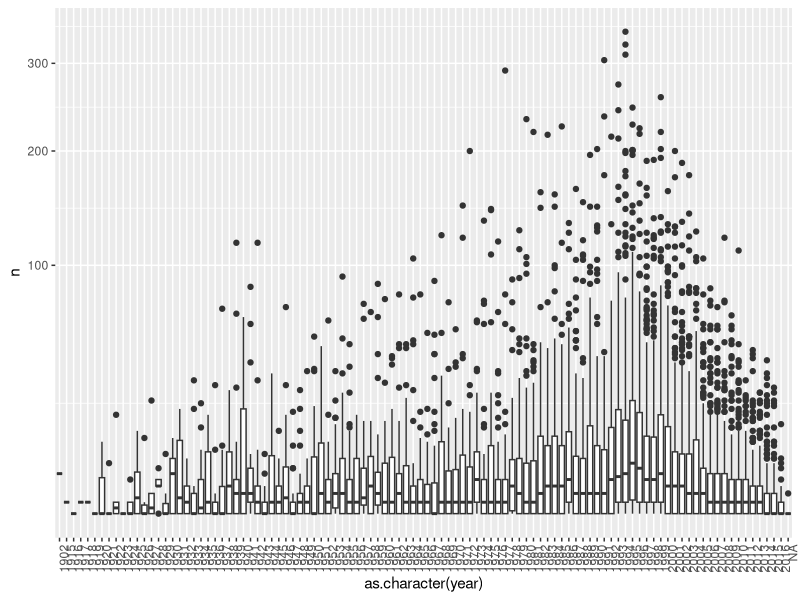
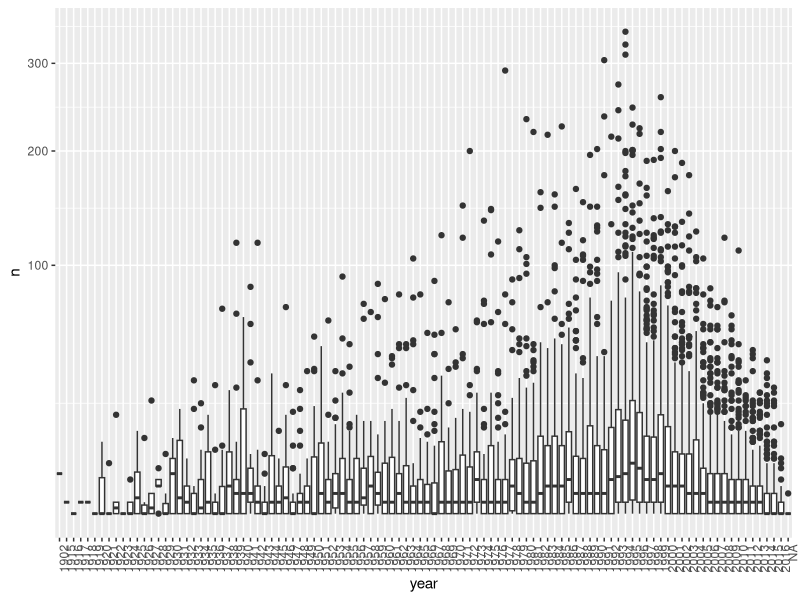
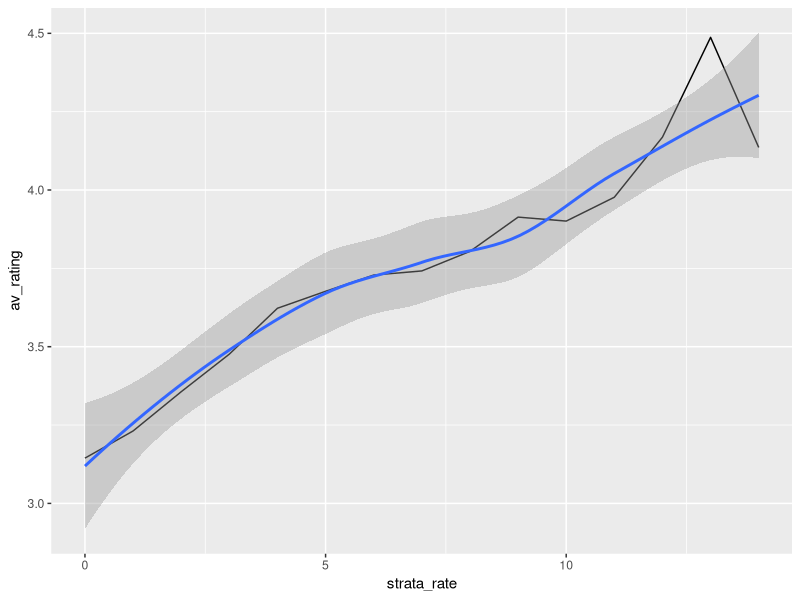
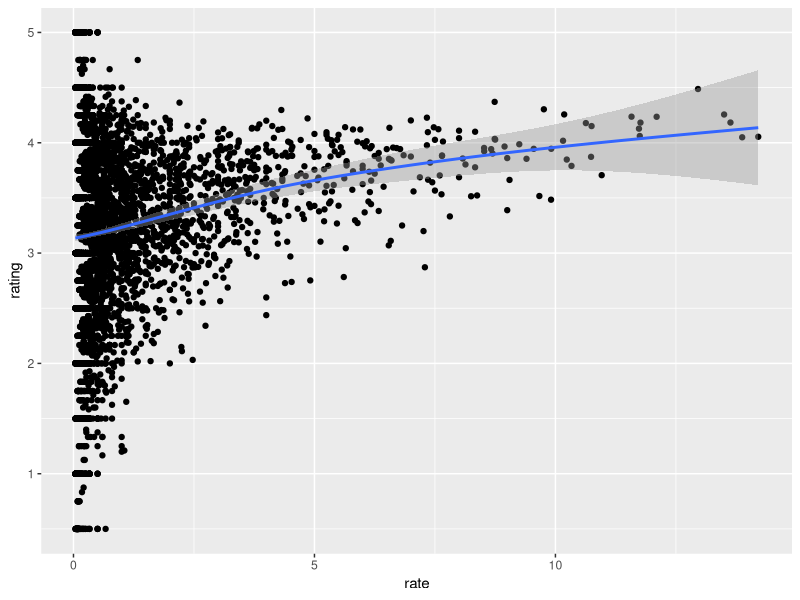

Here is the R script that generated these plots, in order:
library(tidyverse)
library(lubridate)
library(dslabs)
data("movielens")

#Q1
n_rating <- movielens %>% 
  group_by(movieId) %>%
  summarize(n = n(), year = first(year))

n_rating %>% ggplot(aes(x = as.character(year), y = n)) + 
              geom_boxplot() + scale_y_sqrt() + 
              theme(axis.text.x = element_text(angle = 90, hjust = 1))

#Harvards solution is better than mine:
movielens %>% group_by(movieId) %>%
  summarize(n = n(), year = as.character(first(year))) %>%
  qplot(year, n, data = ., geom = "boxplot") +
  scale_y_sqrt() +
  theme(axis.text.x = element_text(angle = 90, hjust = 1))


#Q2
n_rating <- movielens %>% 
  filter(year >= 1993) %>%
  group_by(movieId) %>% 
  summarise(n_per_year = mean(n()/(2018 - year)), title = first(title), year = as.character(first(year)))

top_number_rating <- n_rating[order(n_rating$n_per_year, decreasing = TRUE), ] %>% head(25)
  
tst <- movielens %>% group_by(movieId) %>%
  filter(movieId %in% top_number_rating$movieId) %>%
  summarise(title = first(title), av_rating = mean(rating))

merge(x = top_number_rating, y = tst, by = c("movieId", "title"))[c(1,2,4,3,5)]


#Harvards solution is beter again. I forgot about "arrange" function
movielens %>% 
  filter(year >= 1993) %>%
  group_by(movieId) %>%
  summarize(n = n(), years = 2018 - first(year),
            title = title[1],
            rating = mean(rating)) %>%
  mutate(rate = n/years) %>%
  top_n(25, rate) %>%
  arrange(desc(rate))


#Q3
movielens %>% 
  filter(year >= 1993) %>%
  group_by(movieId) %>%
  summarize(n = n(), years = 2018 - first(year),
            title = title[1],
            rating = mean(rating)) %>%
  mutate(strata_rate = round(n/years)) %>% 
  group_by(strata_rate) %>%
  summarise(av_rating = mean(rating)) %>%
  ggplot(aes(strata_rate, av_rating)) +
  geom_line() + geom_smooth()

#My answer is beter than Harvards, no stratification in their one:
movielens %>% 
  filter(year >= 1993) %>%
  group_by(movieId) %>%
  summarize(n = n(), years = 2018 - first(year),
            title = title[1],
            rating = mean(rating)) %>%
  mutate(rate = n/years) %>%
  ggplot(aes(rate, rating)) +
  geom_point() +
  geom_smooth()
